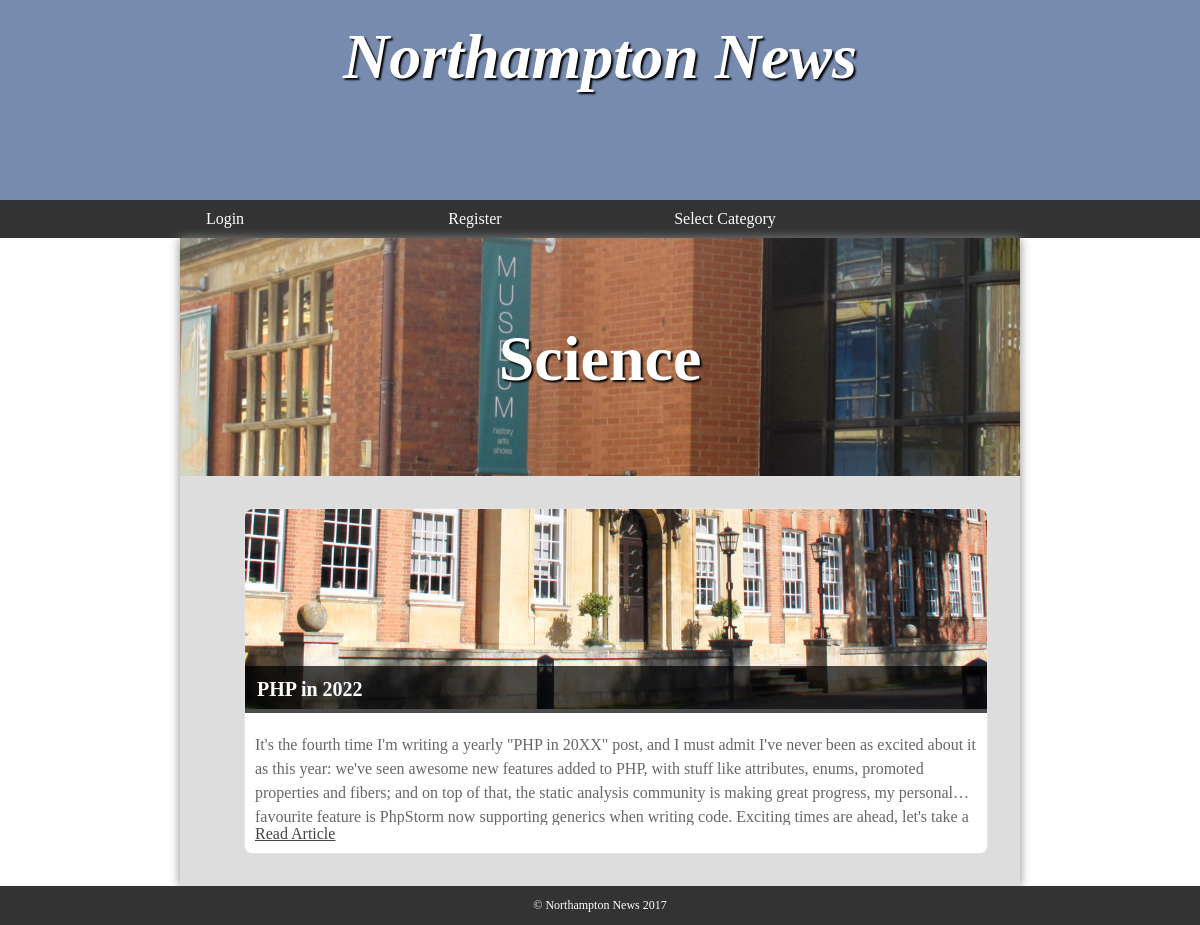
Screenshot of /articles.php?categoryName=Science&id=3 with the database file from the repository.
### tables this page shows
CREATE TABLE `article` (
  `id` int NOT NULL,
  `title` varchar(255) NOT NULL,
  `content` longtext NOT NULL,
  `categoryId` int NOT NULL,
  `publishDate` timestamp NOT NULL DEFAULT CURRENT_TIMESTAMP
);

### head/index.php (the view, shortened to what this page needs)
<!DOCTYPE html>
<html>
<head>
    <link rel="stylesheet" href="styles.css" />
</head>
<body>
    <header>
        <section>
            <h1>Northampton News</h1>
        </section>
    </header>
    <nav>
        <ul class="navs">
            <?php
            if (!empty($ID = $_SESSION["ID"])) {
            ?>
                <li><a href="logout.php">Logout</a></li>
                <li><a href="manageAdmins.php">Admin Area</a></li>
            <?php
            } else {
            ?>
                <li><a href="login.php">Login</a></li>
                <li><a href="register.php">Register</a></li>
            <?php
            }
            ?>
            <li><a href="#">Select Category</a>
            </li>
        </ul>
    </nav>

### articles.php (shortened to what this page needs)
<?php
include './config/index.php';
include './head/index.php';
?>
<main class="wrapper">
    <section class="hero">
        <h1><?php echo $_GET['categoryName'] ?></h1>
    </section>
    <section class="articles">
        <ul>
            <?php
            $id = $_GET['id'];
            $selectArticlQuery = "SELECT * FROM article WHERE categoryId='$id'";
            $result = $conn->query($selectArticlQuery);
            while ($row = $result->fetch_assoc()) {
            ?>
                <li>
                    <figure>
                        <img src="./images/banners/3.jpg" alt="Several hands holding beer glasses">
                        <figcaption>
                            <h3><?php echo $row['title']; ?></h3>
                        </figcaption>
                    </figure>
                    <p class="content_card">
                        <?php echo $row['content']; ?>
                    </p>
                    <a class="articleLink" href="fullarticle.php?id=<?php echo $row['id']; ?>">Read Article</a>
                </li>
            <?php
            }
            ?>
        </ul>
    </section>
</main>
<footer>
    &copy; Northampton News 2017
</footer>
</body>
</html>

### styles.css (style rules this page uses)
html { font-family: 'Oxygen-Regular', times, verdana, sans-serif; }
:root { --primary: #4e5765; --success: #4ea95f; }
* { margin: 0; padding: 0; }
body { background-color: #fff; }
header { background-color: #778baf; color: white; height: 200px; }
nav { width: 100%; background-color: #333; overflow: auto; }
nav ul { width: 1000px; margin: auto; display: block; list-style-type: none; }
nav ul li { width: 25%; float: left; overflow: auto; text-align: center; }
nav a { color: white; padding-top: 10px; display: block; text-decoration: none; }
header section { display: block; }
header h1 { font-weight: bold; font-style: italic; }
h1 { font-size: 4em; color: white; text-align: center; padding-top: 20px; text-shadow: 2px 2px 2px #000; }
main { min-height: 50vh; background-color: #ddd; width: 70vw; display: block; margin: auto; box-shadow: 0px 0px 10px #888; color: #444; }
footer { background-color: #ccc; padding: 10px; }
section a { color: #444; }
ul { margin-left: 2em; }
main { display: table; }
.navs li { padding-bottom: 10px !important; }
.hero { background: url('./images/banners/1.jpg') center; background-size: cover; padding: 4rem 2rem; display: flex; flex-direction: column; justify-content: center; align-items: center; }
.hero>* { color: white; }
.hero>h1 { font-size: 4rem; padding-bottom: 1rem; }
.articles { padding: 2rem; }
.articles>ul { display: grid; grid-template-columns: repeat(auto-fit, minmax(320px, 1fr)); grid-gap: 1rem; }
.articles>ul>li { border: 1px solid #E2E2E2; border-radius: .5rem; padding-bottom: 10px; }
.articles>ul>li>figure { max-height: 220px; overflow: hidden; border-top-left-radius: .5rem; border-top-right-radius: .5rem; position: relative; }
.articles>ul>li>figure>img { width: 100%; height: 200px; object-fit: cover; }
.articles>ul>li>figure>figcaption { position: absolute; bottom: 0; background-color: rgba(0, 0, 0, .7); width: 100%; }
.articles>ul>li>figure>figcaption>h3 { color: white; padding: .75rem; font-size: 1.25rem; }
.articles>ul>li>p { font-size: 1rem; line-height: 1.5; color: #666666; padding: 20px 10px; }
.articles>ul>li>a { margin-top: 20px; padding: 20px 10px; }
footer { background-color: #333; padding: .75rem; color: white; text-align: center; font-size: .75rem; }
.articles>ul>li { background-color: #fff; list-style: none; }
.content_card { overflow: hidden; text-overflow: ellipsis; display: -webkit-box; -webkit-line-clamp: 3; line-clamp: 3; -webkit-box-orient: vertical; }

### rows the page displays
article: title "PHP in 2022", content "It's the fourth time I'm writing a yearly \"PHP in 20XX\" post, and I must admit I've never been as excited about it as this year: we've seen awesome new features added to PHP, with stuff like attributes, enums, promoted properties and fibers; and on top of that, the static analysis community is making great progress, my personal favourite feature is PhpStorm now supporting generics when writing code. Exciting times are ahead, let's take…"

### other values shown
$_GET['categoryName'] "Science"
